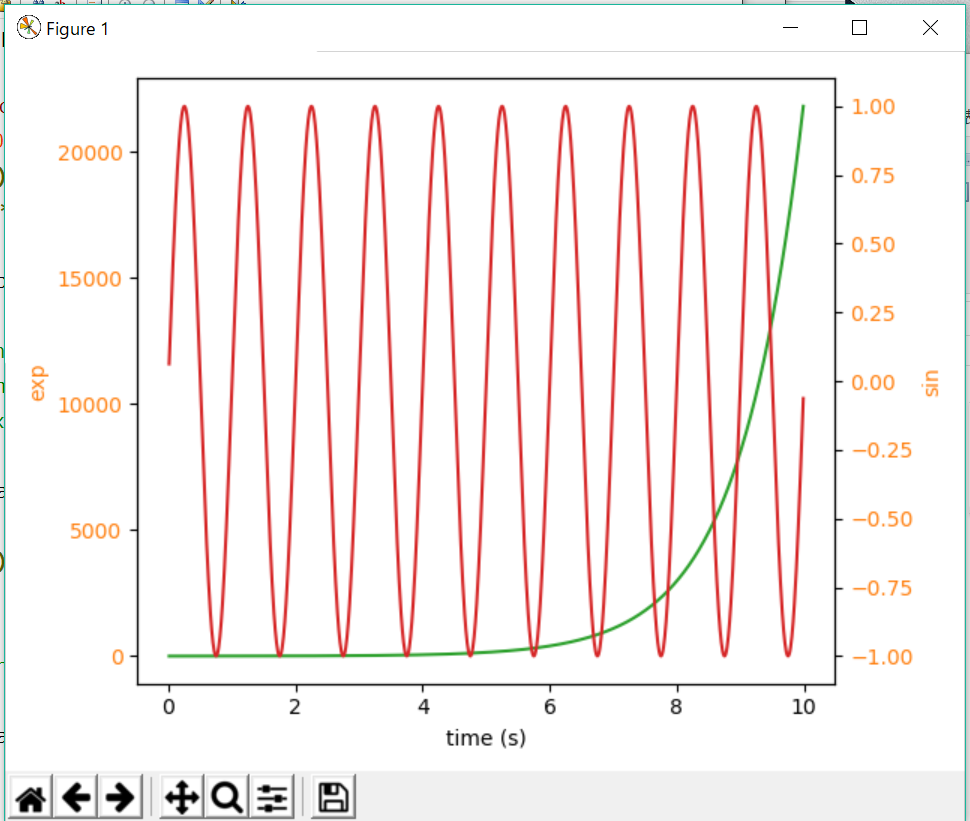

Source code (Python):
import numpy as np
import matplotlib.pyplot as plt

# Create some mock data
t = np.arange(0.01, 10.0, 0.01)
data1 = np.exp(t)
data2 = np.sin(2 * np.pi * t)

fig, ax1 = plt.subplots()

color = 'tab:green'
ax1.set_xlabel('time (s)')
ax1.set_ylabel('exp', color='tab:orange')
ax1.plot(t, data1, color=color)
ax1.tick_params(axis='y', labelcolor='tab:orange')

ax2 = ax1.twinx()  # instantiate a second axes that shares the same x-axis

color = 'tab:red'
ax2.set_ylabel('sin', color='tab:orange')  # we already handled the x-label with ax1
ax2.plot(t, data2, color=color)
ax2.tick_params(axis='y', labelcolor='tab:orange')

fig.tight_layout()  # otherwise the right y-label is slightly clipped
plt.show()
